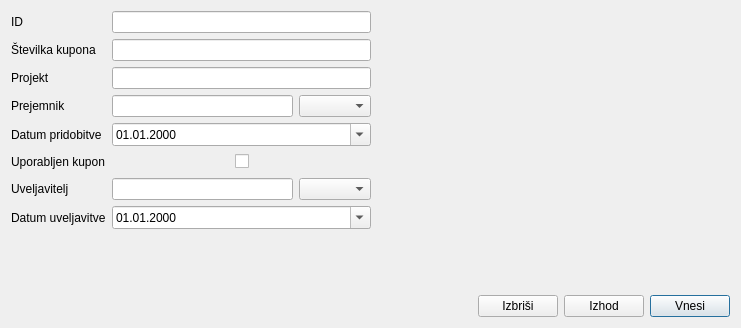
<?xml version="1.0" encoding="UTF-8"?>
<ui version="4.0">
 <class>kuponi</class>
 <widget class="QDialog" name="kuponi">
  <property name="windowModality">
   <enum>Qt::ApplicationModal</enum>
  </property>
  <property name="geometry">
   <rect>
    <x>0</x>
    <y>0</y>
    <width>741</width>
    <height>328</height>
   </rect>
  </property>
  <property name="windowTitle">
   <string>Urejanje kuponov</string>
  </property>
  <layout class="QGridLayout" name="gridLayout">
   <item row="0" column="0">
    <layout class="QHBoxLayout" name="horizontalLayout_4">
     <item>
      <layout class="QFormLayout" name="formLayout">
       <item row="0" column="0">
        <widget class="QLabel" name="label">
         <property name="text">
          <string>ID</string>
         </property>
        </widget>
       </item>
       <item row="1" column="0">
        <widget class="QLabel" name="label_2">
         <property name="text">
          <string>Številka kupona</string>
         </property>
        </widget>
       </item>
       <item row="3" column="0">
        <widget class="QLabel" name="label_3">
         <property name="text">
          <string>Prejemnik</string>
         </property>
        </widget>
       </item>
       <item row="4" column="0">
        <widget class="QLabel" name="label_4">
         <property name="text">
          <string>Datum pridobitve</string>
         </property>
        </widget>
       </item>
       <item row="6" column="0">
        <widget class="QLabel" name="label_5">
         <property name="text">
          <string>Uveljavitelj</string>
         </property>
        </widget>
       </item>
       <item row="7" column="0">
        <widget class="QLabel" name="label_6">
         <property name="text">
          <string>Datum uveljavitve</string>
         </property>
        </widget>
       </item>
       <item row="0" column="1">
        <widget class="QLineEdit" name="txt_id"/>
       </item>
       <item row="1" column="1">
        <widget class="QLineEdit" name="txt_kupon"/>
       </item>
       <item row="3" column="1">
        <layout class="QHBoxLayout" name="horizontalLayout_2">
         <item>
          <widget class="QLineEdit" name="txt_prejemnik_id"/>
         </item>
         <item>
          <widget class="QComboBox" name="txt_prejemnik"/>
         </item>
        </layout>
       </item>
       <item row="4" column="1">
        <widget class="QDateEdit" name="txt_datumpridobitve">
         <property name="displayFormat">
          <string>dd.MM.yyyy</string>
         </property>
         <property name="calendarPopup">
          <bool>true</bool>
         </property>
        </widget>
       </item>
       <item row="7" column="1">
        <widget class="QDateEdit" name="txt_datumuveljavitve">
         <property name="displayFormat">
          <string>dd.MM.yyyy</string>
         </property>
         <property name="calendarPopup">
          <bool>true</bool>
         </property>
        </widget>
       </item>
       <item row="6" column="1">
        <layout class="QHBoxLayout" name="horizontalLayout_3">
         <item>
          <widget class="QLineEdit" name="txt_uveljavitelj_id"/>
         </item>
         <item>
          <widget class="QComboBox" name="txt_uveljavitelj"/>
         </item>
        </layout>
       </item>
       <item row="2" column="1">
        <widget class="QLineEdit" name="txt_projekt"/>
       </item>
       <item row="2" column="0">
        <widget class="QLabel" name="label_7">
         <property name="text">
          <string>Projekt</string>
         </property>
        </widget>
       </item>
       <item row="5" column="0">
        <widget class="QLabel" name="label_8">
         <property name="text">
          <string>Uporabljen kupon</string>
         </property>
        </widget>
       </item>
       <item row="5" column="1">
        <layout class="QHBoxLayout" name="horizontalLayout_5">
         <item>
          <spacer name="horizontalSpacer_4">
           <property name="orientation">
            <enum>Qt::Horizontal</enum>
           </property>
           <property name="sizeHint" stdset="0">
            <size>
             <width>40</width>
             <height>20</height>
            </size>
           </property>
          </spacer>
         </item>
         <item>
          <widget class="QCheckBox" name="txt_uporabljen">
           <property name="text">
            <string/>
           </property>
          </widget>
         </item>
         <item>
          <spacer name="horizontalSpacer_3">
           <property name="orientation">
            <enum>Qt::Horizontal</enum>
           </property>
           <property name="sizeHint" stdset="0">
            <size>
             <width>40</width>
             <height>20</height>
            </size>
           </property>
          </spacer>
         </item>
        </layout>
       </item>
      </layout>
     </item>
     <item>
      <spacer name="horizontalSpacer_2">
       <property name="orientation">
        <enum>Qt::Horizontal</enum>
       </property>
       <property name="sizeHint" stdset="0">
        <size>
         <width>40</width>
         <height>20</height>
        </size>
       </property>
      </spacer>
     </item>
    </layout>
   </item>
   <item row="1" column="0">
    <spacer name="verticalSpacer">
     <property name="orientation">
      <enum>Qt::Vertical</enum>
     </property>
     <property name="sizeHint" stdset="0">
      <size>
       <width>20</width>
       <height>4</height>
      </size>
     </property>
    </spacer>
   </item>
   <item row="2" column="0">
    <layout class="QHBoxLayout" name="horizontalLayout">
     <item>
      <spacer name="horizontalSpacer">
       <property name="orientation">
        <enum>Qt::Horizontal</enum>
       </property>
       <property name="sizeHint" stdset="0">
        <size>
         <width>40</width>
         <height>20</height>
        </size>
       </property>
      </spacer>
     </item>
     <item>
      <widget class="QPushButton" name="btn_brisi">
       <property name="focusPolicy">
        <enum>Qt::NoFocus</enum>
       </property>
       <property name="text">
        <string>Izbriši</string>
       </property>
      </widget>
     </item>
     <item>
      <widget class="QPushButton" name="btn_izhod">
       <property name="focusPolicy">
        <enum>Qt::NoFocus</enum>
       </property>
       <property name="text">
        <string>Izhod</string>
       </property>
      </widget>
     </item>
     <item>
      <widget class="QPushButton" name="btn_sprejmi">
       <property name="text">
        <string>Vnesi</string>
       </property>
      </widget>
     </item>
    </layout>
   </item>
  </layout>
 </widget>
 <tabstops>
  <tabstop>txt_id</tabstop>
  <tabstop>txt_kupon</tabstop>
  <tabstop>txt_projekt</tabstop>
  <tabstop>txt_prejemnik_id</tabstop>
  <tabstop>txt_prejemnik</tabstop>
  <tabstop>txt_datumpridobitve</tabstop>
  <tabstop>txt_uporabljen</tabstop>
  <tabstop>txt_uveljavitelj_id</tabstop>
  <tabstop>txt_uveljavitelj</tabstop>
  <tabstop>txt_datumuveljavitve</tabstop>
  <tabstop>btn_sprejmi</tabstop>
 </tabstops>
 <resources/>
 <connections/>
</ui>
